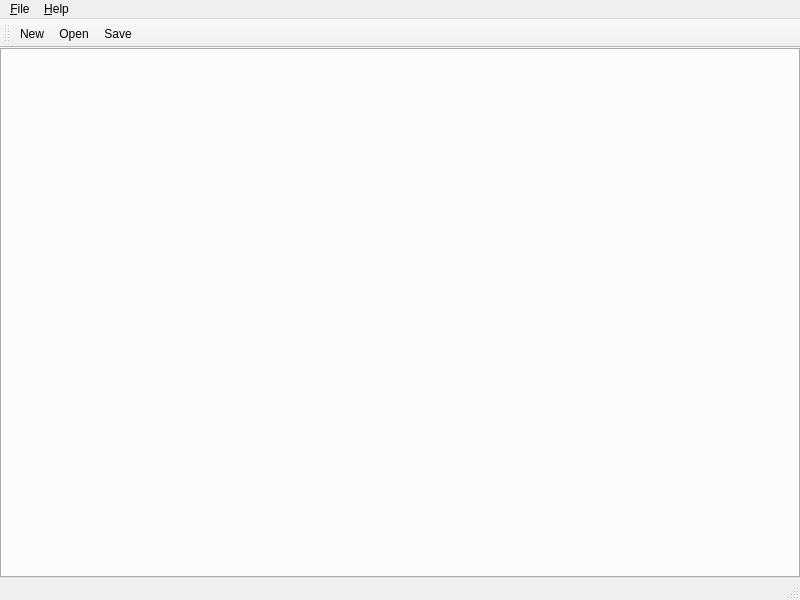
<?xml version="1.0" encoding="UTF-8"?>
<ui version="4.0">
 <class>MainWindow</class>
 <widget class="QMainWindow" name="MainWindow">
  <property name="geometry">
   <rect>
    <x>0</x>
    <y>0</y>
    <width>800</width>
    <height>600</height>
   </rect>
  </property>
  <property name="windowTitle">
   <string>CodeInspector</string>
  </property>
  <widget class="QWidget" name="centralwidget">
   <layout class="QHBoxLayout" name="horizontalLayout">
    <property name="leftMargin">
     <number>0</number>
    </property>
    <property name="topMargin">
     <number>0</number>
    </property>
    <property name="rightMargin">
     <number>0</number>
    </property>
    <property name="bottomMargin">
     <number>0</number>
    </property>
    <item>
     <widget class="QTabWidget" name="tabWidget">
      <property name="tabsClosable">
       <bool>true</bool>
      </property>
      <property name="tabBarAutoHide">
       <bool>true</bool>
      </property>
     </widget>
    </item>
   </layout>
  </widget>
  <widget class="QMenuBar" name="menubar">
   <property name="geometry">
    <rect>
     <x>0</x>
     <y>0</y>
     <width>800</width>
     <height>21</height>
    </rect>
   </property>
   <widget class="QMenu" name="menu_File">
    <property name="title">
     <string>&amp;File</string>
    </property>
    <addaction name="actionNewSession"/>
    <addaction name="actionOpenSession"/>
    <addaction name="actionSaveSession"/>
    <addaction name="actionSaveAsSession"/>
    <addaction name="separator"/>
    <addaction name="actionExit"/>
   </widget>
   <widget class="QMenu" name="menu_Help">
    <property name="title">
     <string>&amp;Help</string>
    </property>
    <addaction name="actionHelpContent"/>
    <addaction name="actionVisitHomepage"/>
    <addaction name="actionAbout"/>
   </widget>
   <addaction name="menu_File"/>
   <addaction name="menu_Help"/>
  </widget>
  <widget class="QStatusBar" name="statusbar"/>
  <widget class="QToolBar" name="toolBar">
   <property name="windowTitle">
    <string>toolBar</string>
   </property>
   <attribute name="toolBarArea">
    <enum>TopToolBarArea</enum>
   </attribute>
   <attribute name="toolBarBreak">
    <bool>false</bool>
   </attribute>
   <addaction name="actionNewSession"/>
   <addaction name="actionOpenSession"/>
   <addaction name="actionSaveSession"/>
  </widget>
  <action name="actionNewSession">
   <property name="text">
    <string>&amp;New</string>
   </property>
   <property name="shortcut">
    <string>Ctrl+N</string>
   </property>
  </action>
  <action name="actionOpenSession">
   <property name="text">
    <string>&amp;Open...</string>
   </property>
   <property name="shortcut">
    <string>Ctrl+O</string>
   </property>
  </action>
  <action name="actionSaveSession">
   <property name="text">
    <string>&amp;Save</string>
   </property>
   <property name="shortcut">
    <string>Ctrl+S</string>
   </property>
  </action>
  <action name="actionSaveAsSession">
   <property name="text">
    <string>Save As...</string>
   </property>
  </action>
  <action name="actionExit">
   <property name="text">
    <string>Exit</string>
   </property>
  </action>
  <action name="actionHelpContent">
   <property name="text">
    <string>Content</string>
   </property>
   <property name="shortcut">
    <string>F1</string>
   </property>
  </action>
  <action name="actionVisitHomepage">
   <property name="text">
    <string>Visit Homepage...</string>
   </property>
  </action>
  <action name="actionAbout">
   <property name="text">
    <string>&amp;About...</string>
   </property>
  </action>
 </widget>
 <resources/>
 <connections/>
</ui>
